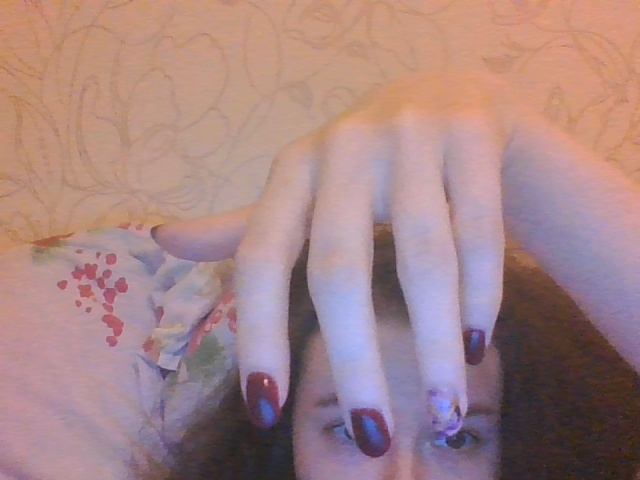
#> input picture nails/0.jpg, 640 x 480 px, given in place of funny_video.mp4, which was not available
$ jupyter execute --allow-errors lab3.ipynb
#> lines starting #> are read from the running program, lines starting #| are printed output that depends on the picture
#> further down, frame is the input picture: shape (480, 640, 3); mean B, G, R 132.7, 132.3, 164.7
#> `cv2.imshow(window_name, cv2.cvtColor(frame, cv2.COLOR_BGR2GRAY))`:
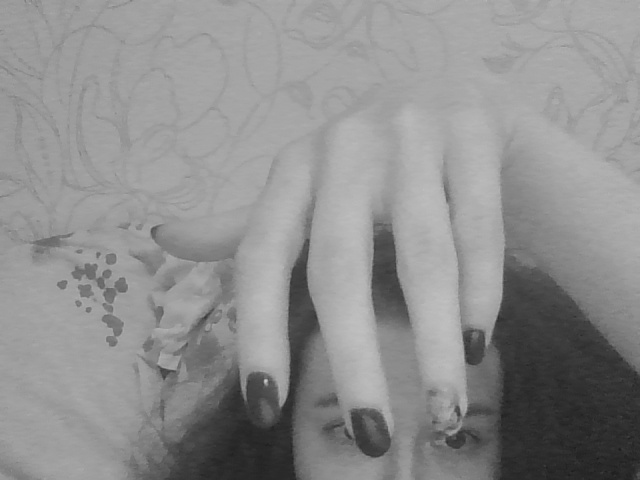
#> window 'Cat show': shape (480, 640); min 26, max 203, mean 142
#> (key Esc is pressed here)
[cell 1]
import cv2
import numpy as np
import matplotlib.pyplot as plt
import os, sys
import random
from scipy import ndimage

[cell 2]
path = 'data/'
path_images = os.path.join(path,'nails_segmentation/images')
path_labels = os.path.join(path,'nails_segmentation/labels')
images = os.listdir(path_images)
#> (the rest of this cell did not finish here and is left out)

[cell 3]
window_name = "Nail_show"
cv2.namedWindow(window_name, cv2.WINDOW_NORMAL)
i = 0
#> (the rest of this cell did not finish here and is left out)

[cell 4]
cv2.namedWindow(window_name, cv2.WINDOW_NORMAL)
i = 0
#> (the rest of this cell did not finish here and is left out)

[cell 5]
cap = cv2.VideoCapture(os.path.join(path,'funny_video.mp4'))
capture = cv2.VideoCapture(os.path.join(path,'funny_video.mp4'))
window_name = "Cat show"
#> (the rest of this cell did not finish here and is left out)


$ run again, on nails/109.jpg
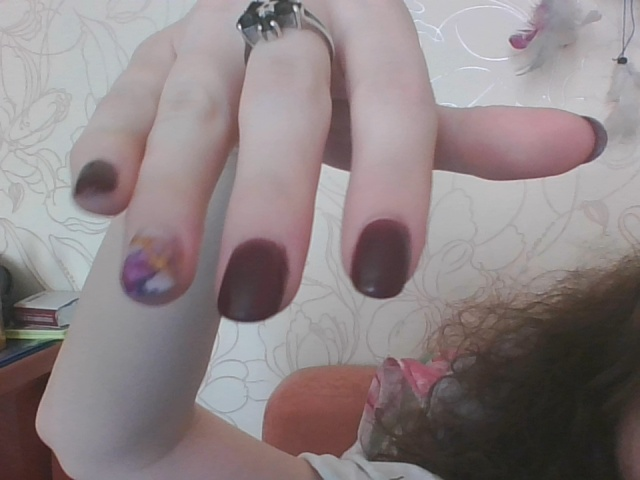
#> input picture nails/109.jpg, 640 x 480 px, given in place of funny_video.mp4, which was not available
#> frame is the input picture: shape (480, 640, 3); mean B, G, R 131.9, 130.3, 140.8
#> `cv2.imshow(window_name, cv2.cvtColor(frame, cv2.COLOR_BGR2GRAY))`:
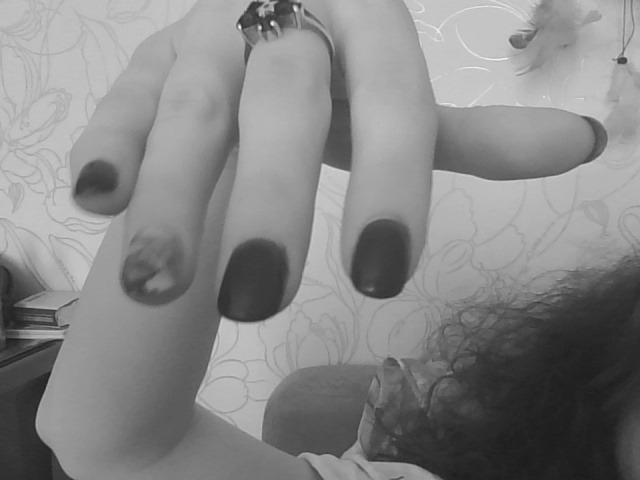
#> window 'Cat show': shape (480, 640); min 26, max 249, mean 133.6
